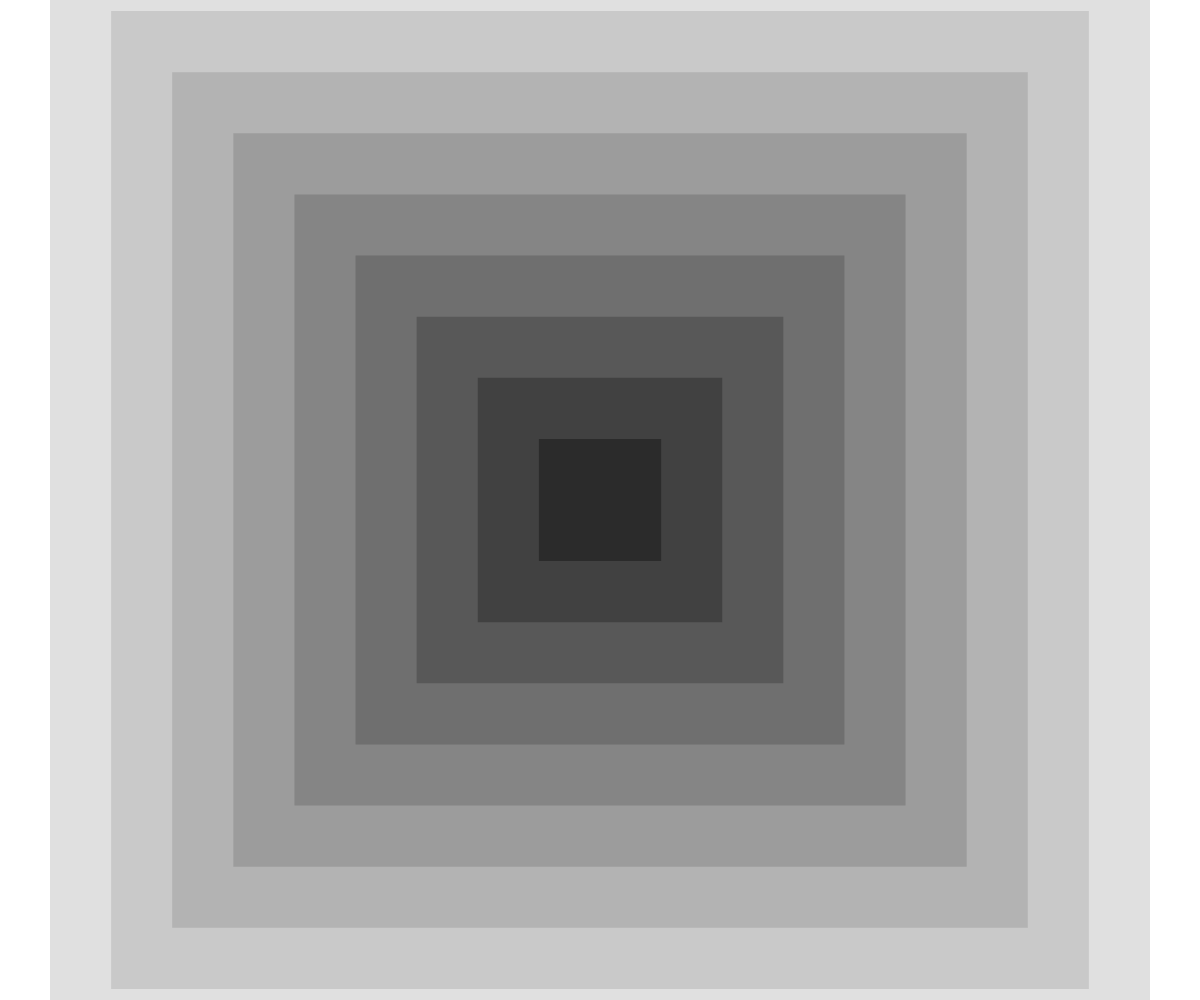
Frame 1 (no input)
Frame 60 (no input): identical to frame 1, image omitted
Frame 120 (the mouse pressed at the canvas centre since frame 60): identical to frame 1, image omitted

The p5.js sketch that drew this single still picture (run headless with seeded random() and noise() and a simulated clock; from frame 60 on, the mouse is pressed at the canvas centre):

// p5.js sketch
// ── sketch.js
function setup() {
  createCanvas(windowWidth, windowHeight);
  background(255);
  rectMode(CENTER);
  noStroke();
}
 
function draw() {
  // colour max 224
  // colour min 20
  // 9 shapes inclusive
  // Shorten this code using a for loop
  // fill(250);
  // rect(width/2,height/2, 300,300);
  // fill(200);
  // rect(width/2,height/2, 250,250);
  // fill(150);
  // rect(width/2,height/2, 200,200);
  // fill(100);
  // rect(width/2,height/2, 150,150);
  // fill(50);
  // rect(width/2,height/2, 100,100);
  // fill(0);
  // rect(width/2,height/2, 50,50);

  let shapeCount = 9
  let sizeMax = width-100
  let sizeMin = 0
  let brightest = 224
  let darkest = 20
  for (increment = shapeCount; increment >= 0; increment--){
    fill(map(increment, 0, shapeCount, darkest, brightest))
    square(width/2,height/2, map(increment, 0, shapeCount, sizeMin, sizeMax))
  }
}
